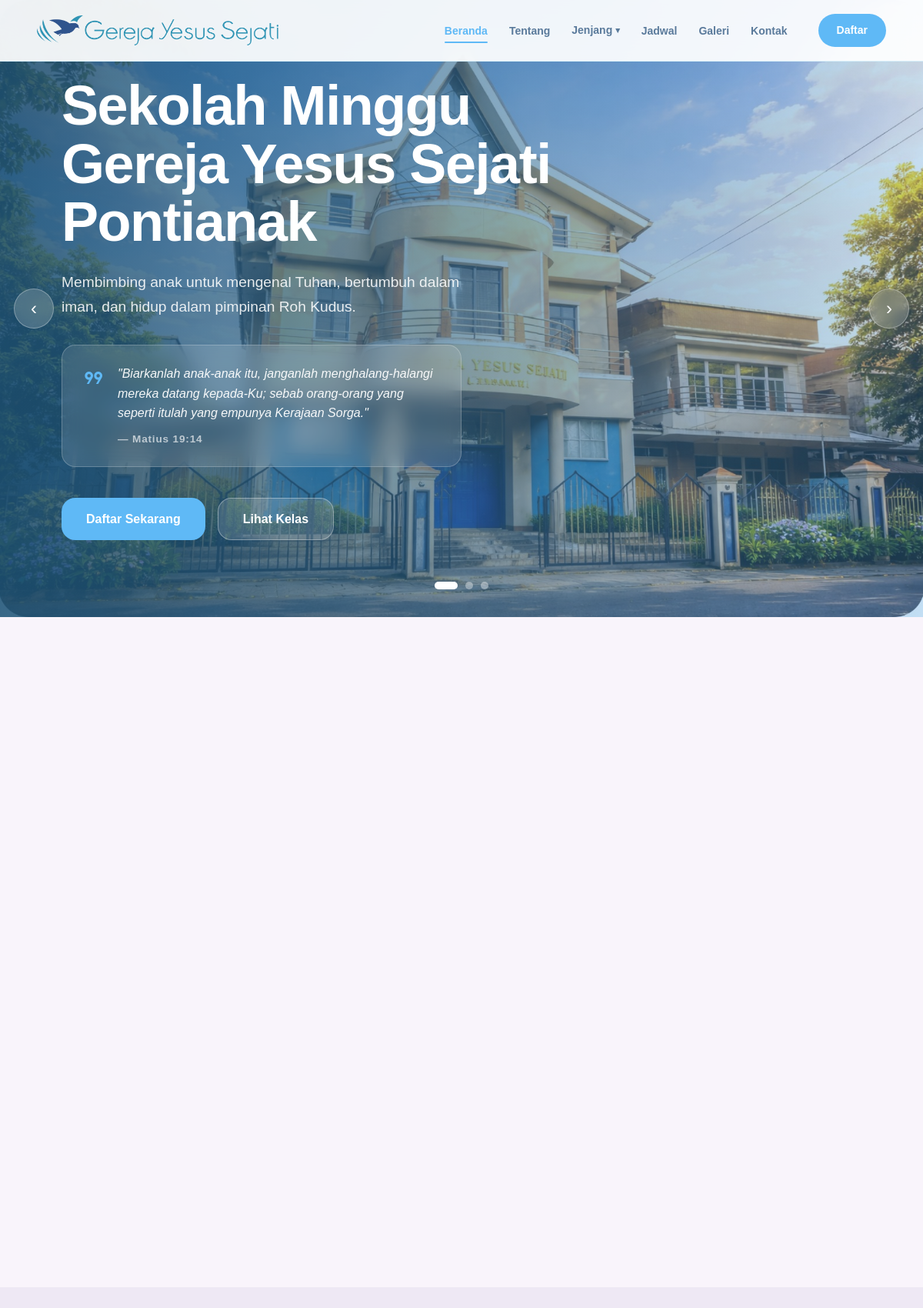
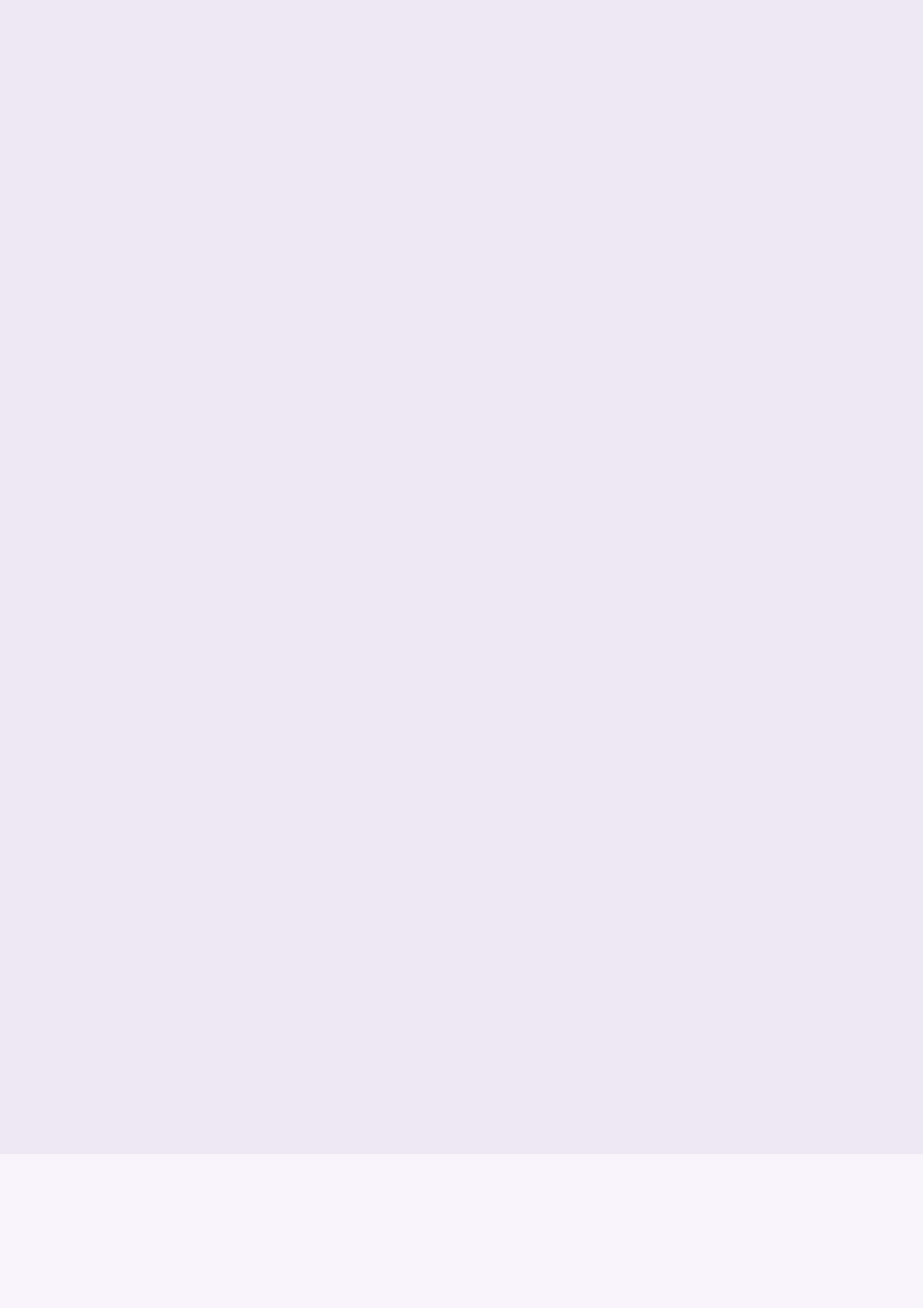
The page / (upper part) on the database its author committed (2 pictures, top to bottom).
### tables this page shows
CREATE TABLE `bagian_utama` (
  `id` int(10) UNSIGNED NOT NULL,
  `judul` varchar(150) NOT NULL COMMENT 'Judul utama di hero (H1)',
  `subjudul` varchar(255) NOT NULL DEFAULT '' COMMENT 'Teks subjudul / tagline',
  `deskripsi` text NOT NULL COMMENT 'Paragraf deskripsi singkat',
  `gambar` varchar(255) NOT NULL COMMENT 'Path file gambar background/utama hero',
  `teks_alternatif_gambar` varchar(255) DEFAULT NULL,
  `teks_tombol` varchar(100) NOT NULL DEFAULT 'Daftar Sekarang',
  `tautan_tombol` varchar(255) DEFAULT NULL,
  `aktif` tinyint(1) NOT NULL DEFAULT 1 COMMENT 'Hanya 1 baris yang aktif sekaligus',
  `diperbarui_oleh` int(10) UNSIGNED DEFAULT NULL,
  `dibuat_pada` timestamp NOT NULL DEFAULT current_timestamp() ON UPDATE current_timestamp(),
  `diperbarui_pada` timestamp NOT NULL DEFAULT current_timestamp() ON UPDATE current_timestamp()
);

CREATE TABLE `bagian_utama_gambar` (
  `id` int(10) UNSIGNED NOT NULL,
  `id_bagian_utama` int(10) UNSIGNED NOT NULL COMMENT 'FK -> bagian_utama.id',
  `gambar` varchar(255) NOT NULL COMMENT 'Path file gambar slide carousel',
  `teks_alternatif` varchar(255) DEFAULT NULL,
  `urutan` tinyint(4) NOT NULL DEFAULT 0 COMMENT 'Urutan tampil slide, angka kecil tampil lebih awal',
  `dibuat_pada` timestamp NOT NULL DEFAULT current_timestamp()
);

### index.php (the view, shortened to what this page needs)
<?php
$heroPrimary = null;
$heroImages  = [];
try {
    $pdo = db();
    $heroPrimary = $pdo
        ->query('SELECT * FROM bagian_utama WHERE aktif = 1 ORDER BY id DESC LIMIT 1')
        ->fetch(PDO::FETCH_ASSOC) ?: null;
    if ($heroPrimary) {
        $gStmt = $pdo->prepare(
            'SELECT * FROM bagian_utama_gambar WHERE id_bagian_utama = ? ORDER BY urutan ASC, id ASC'
        );
        $gStmt->execute([$heroPrimary['id']]);
        $heroImages = $gStmt->fetchAll(PDO::FETCH_ASSOC);
    }
} catch (Throwable $e) {
    require_once __DIR__ . '/data/jenjang.php';
    require_once __DIR__ . '/data/galeri.php';
    $heroPrimary = null;
    $heroImages  = [];
}
$heroSlides = $heroImages ? array_map(
    fn($g) => [
        'sumber'          => $g['gambar'],
        'teks_alternatif' => $g['teks_alternatif'] ?: 'Sekolah Minggu Gereja Yesus Sejati Pontianak',
    ],
    $heroImages
) : [
    ['sumber' => 'gambar/gambar depan gereja.jpeg',         'teks_alternatif' => 'Gereja Yesus Sejati Pontianak'],
    ['sumber' => 'gambar/Tahun baru anak (2).jpg (1).jpeg', 'teks_alternatif' => 'Tahun Baru Anak'],
    ['sumber' => 'gambar/Kelas remaja 2025.jpg.jpeg',       'teks_alternatif' => 'Kelas Remaja 2025'],
];
$heroJudul        = $heroPrimary['judul']         ?? "Sekolah Minggu\r\nGereja Yesus Sejati\r\nPontianak";
$heroSubjudul     = $heroPrimary['subjudul']      ?? SITE_TAGLINE;
$heroDeskripsi    = $heroPrimary['deskripsi']     ?? (HERO_QUOTE . "\r\n" . HERO_QUOTE_SRC);
$heroTeksTombol   = $heroPrimary['teks_tombol']   ?: 'Daftar Sekarang';
$heroTautanTombol = $heroPrimary['tautan_tombol'] ?: '#kontak';
function pisahKutipanHero(string $teks): array
{
    $baris = preg_split('/\r\n|\r|\n/', trim($teks));
    $sitasi = '';
    if (count($baris) > 1) {
        $barisTerakhir = trim(end($baris));
        if ($barisTerakhir !== '' && (str_starts_with($barisTerakhir, '—') || str_starts_with($barisTerakhir, '-'))) {
            $sitasi = array_pop($baris);
        }
    }
    return ['isi' => implode(' ', $baris), 'sitasi' => $sitasi];
}
$heroQuote = pisahKutipanHero($heroDeskripsi);
?>
<?php require_once __DIR__ . '/includes/header.php'; ?>
<?php require_once __DIR__ . '/includes/navbar.php'; ?>
<section id="home" class="hero">
  <div class="hero_carousel" id="carousel">
    <?php foreach ($heroSlides as $i => $slide): ?>
      <div class="hero_slide <?= $i === 0 ? 'hero_slide--active' : '' ?>">
      </div>
    <?php endforeach; ?>
    <div class="hero_overlay"></div>
  </div>
  <button class="hero_arrow hero_arrow--prev" id="heroPrev" aria-label="Slide sebelumnya">&#8249;</button>
  <button class="hero_arrow hero_arrow--next" id="heroNext" aria-label="Slide berikutnya">&#8250;</button>
  <div class="hero_content container">
    <div class="hero_text">
      <h1 class="hero_title anim-fade-up">
        <?= nl2br(htmlspecialchars($heroJudul)) ?>
      </h1>
      <p class="hero_desc anim-fade-up" style="animation-delay:.15s">
        <?= htmlspecialchars($heroSubjudul) ?>
      </p>
      <blockquote class="hero_quote anim-fade-up" style="animation-delay:.3s">
        <span class="material-symbols-outlined hero_quote-icon">format_quote</span>
        <p>
          <?= htmlspecialchars($heroQuote['isi']) ?>
          <?php if ($heroQuote['sitasi']): ?>
            <cite><?= htmlspecialchars($heroQuote['sitasi']) ?></cite>
          <?php endif; ?>
        </p>
      </blockquote>
      <div class="hero_actions anim-fade-up" style="animation-delay:.45s">
        <a href="<?= htmlspecialchars($heroTautanTombol) ?>" class="btn btn--sky"><?= htmlspecialchars($heroTeksTombol) ?></a>
        <a href="#jenjang" class="btn btn--ghost">Lihat Kelas</a>
      </div>
    </div>
  </div>
  <div class="hero_dots" id="carousel-dots">
    <?php foreach ($heroSlides as $i => $slide): ?>
      <button class="hero_dot <?= $i === 0 ? 'hero_dot--active' : '' ?>"
              aria-label="Slide <?= $i + 1 ?>"></button>
    <?php endforeach; ?>
  </div>
</section>
<section id="tentang" class="section">
  <div class="container">
    <div class="visi-misi-grid">
    </div>
  </div>
</section>
<section id="jenjang" class="section section--lilac">
  <div class="container">
    <div class="kelas-grid">
    </div>
  </div>
</section>
<section id="jadwal" class="section">
  <div class="container">
  </div>
</section>
</body>
</html>

### rows shown on the page
bagian_utama: judul "Sekolah Minggu Gereja Yesus Sejati Pontianak", subjudul "Membimbing anak untuk mengenal Tuhan, bertumbuh dalam iman, dan hidup dalam pimpinan Roh Kudus.", deskripsi "\"Biarkanlah anak-anak itu, janganlah menghalang-halangi mereka datang kepada-Ku; sebab orang-orang yang seperti itulah yang empunya Kerajaan Sorga.\"", deskripsi "— Matius 19:14", teks_tombol "Daftar Sekarang"

### other values the page prints
$item['label'] "Beranda"
$item['label'] "Tentang"
$item['label'] "Jenjang"
$item['label'] "Jadwal"
$item['label'] "Galeri"
$item['label'] "Kontak"
